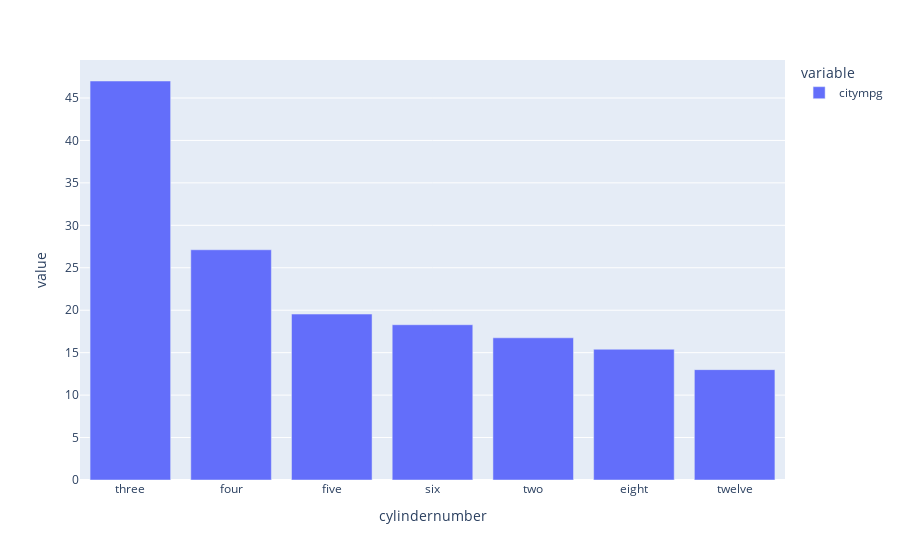

The cell this chart's notebook holds for it:
### Markdown cell above
# From the Visuals above, we conclude the following :
1. Majority Cars sold are based on Gas
2. Turbo is rarely used in most of the cars sold. 
3. 4 door cars are more sold than 2 door cars
4. Sedan is the most sold segment in the car industry. 
5. Forward Wheel drive vehicles are preferred more than the rear wheel drive and 4 wheel drive systems
6. Front mounted engine configuration is more sought in the cars sold as per the dataset
7. engine Types with Over head cam Shafts are the most sold in the market. 
8. 4 Cylinder cars are most sold because of fuel mileage reasons we suppose. **We will dig a more deeper into this aspect with the next visualisation** <br>
9. **Multi point Fuel injection systems are most sold. We will explore the reasons for this in the next visualisations.**

### Code cell
px.bar(df.groupby('cylindernumber').mean('citympg')['citympg'].sort_values(ascending=False))

### Figure 1 — Plotly figure (JSON) as saved in the notebook; plotly's stock layout.template omitted (floating-point values rounded to 4 significant figures)
{"data": [{"alignmentgroup": "True", "hovertemplate": "variable=citympg<br>cylindernumber=%{x}<br>value=%{y}<extra></extra>", "legendgroup": "citympg", "marker": {"color": "#636efa", "pattern": {"shape": ""}}, "name": "citympg", "offsetgroup": "citympg", "orientation": "v", "showlegend": true, "textposition": "auto", "type": "bar", "x": ["three", "four", "five", "six", "two", "eight", "twelve"], "xaxis": "x", "y": [47, 27.12, 19.55, 18.29, 16.75, 15.4, 13], "yaxis": "y"}], "layout": {"barmode": "relative", "legend": {"title": {"text": "variable"}, "tracegroupgap": 0}, "margin": {"t": 60}, "xaxis": {"anchor": "y", "domain": [0, 1], "title": {"text": "cylindernumber"}}, "yaxis": {"anchor": "x", "domain": [0, 1], "title": {"text": "value"}}}}
